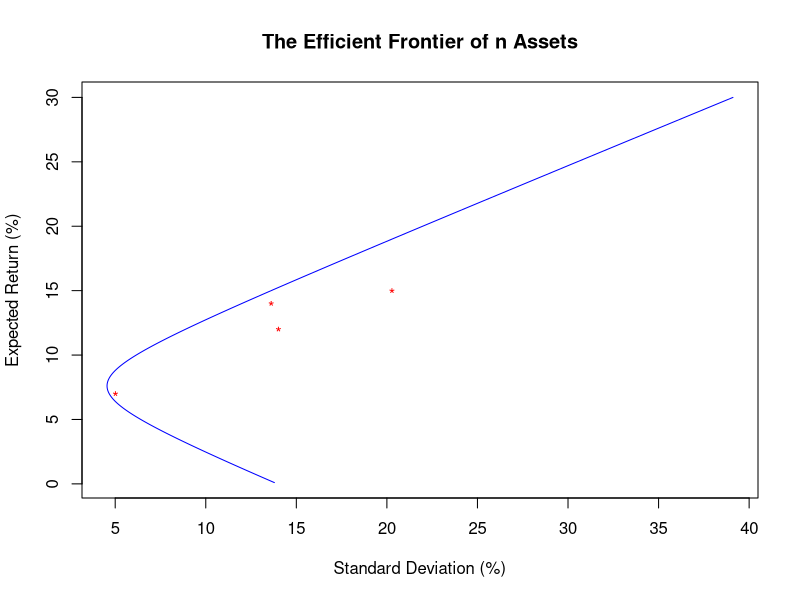

Reproduce this figure in R.
## ---- chunk 1
zbar <- c(14, 12, 15, 7)
S <- matrix(c(185, 86.5, 80, 20, 86.5, 196, 76, 13.5, 80, 76, 411, -19, 20, 13.5, -19, 25), 4)
S
## ---- chunk 2

#unity vector
unity <- rep(1, length(zbar))
#inverse of S
S_inv <- solve(S)

#standard deviation for each tock
stddevs <- sqrt(diag(S))

#calculate the coefficients
A <- t(unity) %*% S_inv %*% unity
B <- t(unity) %*% S_inv %*% zbar
C <- zbar %*% S_inv %*% zbar
D <- A*C-B^2

#plot efficient frontier (0 - 30% expected return range)
mu <- seq(1:300)/10
minvar <- (A*mu^2 - 2*B*mu + C)/D
minstd <- sqrt(minvar)

plot(minstd,mu, 'l', main="The Efficient Frontier of n Assets", xlab="Standard Deviation (%)",
     ylab="Expected Return (%)", col="blue")
points(stddevs, zbar, col="red", pch="*")

